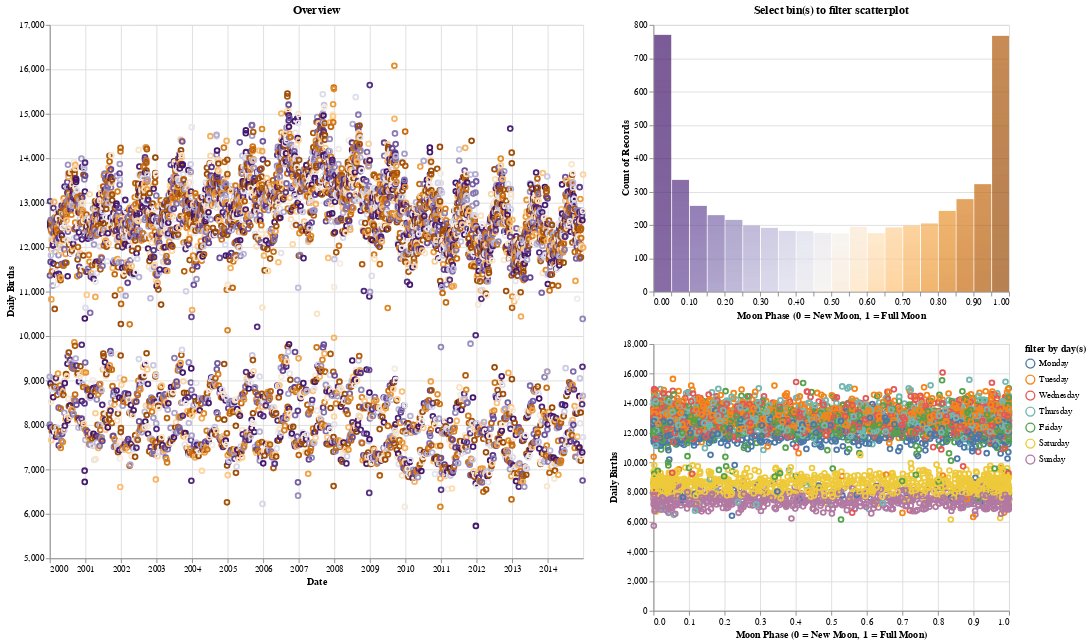

The notebook cell saved with this chart:
### Code cell
# Visualization 2: moon phase vs birth rate
phase_brush = alt.selection_multi(encodings=['x'])
day_selection = alt.selection_multi(fields=['day_of_week'], bind='legend')

phase_scatter = (
    alt.Chart(df)
        .mark_point()
        .encode(
        x = alt.X("iso_date", title="Date"),
        y =alt.Y("births",
                 scale = alt.Scale(domain=(5000,17000)),
                 title="Daily Births"),
        color = alt.Color('moon_phase', legend = None, scale=alt.Scale(scheme='purpleorange', reverse=False)),
        opacity=alt.condition(phase_brush, alt.value(1), alt.value(0.04)),
        tooltip = ["iso_date", "day_of_week", "moon_phase"])
        .properties(width=600, height=600, title="Overview")
        .add_selection(alt.selection_multi())

)

phase_hist = (
    alt.Chart(df)
        .mark_bar()
        .encode(
        x = alt.X("moon_phase",
                  bin = alt.Bin(extent=[0,1], step=.05),
                  title="Moon Phase (0 = New Moon, 1 = Full Moon"),
        y='count()',
        color = alt.Color('moon_phase',
                          scale=alt.Scale(scheme='purpleorange', reverse=False),
                          legend=None))
        .add_selection(phase_brush)
        .properties(title="Select bin(s) to filter scatterplot")
)

phase_vs_births = alt.Chart(df).mark_point().encode(
    x = alt.X("moon_phase", title="Moon Phase (0 = New Moon, 1 = Full Moon)"),
    y = alt.Y("births", title="Daily Births"),
    color = alt.Color("day_of_week",
                      sort=["Monday", "Tuesday", "Wednesday", "Thursday", "Friday", "Saturday", "Sunday"],
                      legend=alt.Legend(title="filter by day(s)")),
    opacity=alt.condition(day_selection, alt.value(1), alt.value(0.1)),
    tooltip = ["iso_date", "moon_phase", "day_of_week"]
).add_selection(day_selection)


phase_scatter | phase_hist & phase_vs_births

### Figure 1 — Vega-Lite specification as saved in the notebook (floating-point values rounded to 4 significant figures; data arrays with more than 128 entries replaced by an {"elided": "..."} marker saying what was removed)
{"config": {"view": {"continuousWidth": 400, "continuousHeight": 300}}, "hconcat": [{"mark": "point", "encoding": {"color": {"type": "quantitative", "field": "moon_phase", "legend": null, "scale": {"reverse": false, "scheme": "purpleorange"}}, "opacity": {"condition": {"value": 1, "selection": "selector003"}, "value": 0.04}, "tooltip": [{"type": "temporal", "field": "iso_date"}, {"type": "nominal", "field": "day_of_week"}, {"type": "quantitative", "field": "moon_phase"}], "x": {"type": "temporal", "field": "iso_date", "title": "Date"}, "y": {"type": "quantitative", "field": "births", "scale": {"domain": [5000, 17000]}, "title": "Daily Births"}}, "height": 600, "selection": {"selector005": {"type": "multi"}}, "title": "Overview", "width": 600}, {"vconcat": [{"mark": "bar", "encoding": {"color": {"type": "quantitative", "field": "moon_phase", "legend": null, "scale": {"reverse": false, "scheme": "purpleorange"}}, "x": {"type": "quantitative", "bin": {"extent": [0, 1], "step": 0.05}, "field": "moon_phase", "title": "Moon Phase (0 = New Moon, 1 = Full Moon"}, "y": {"type": "quantitative", "aggregate": "count"}}, "selection": {"selector003": {"type": "multi", "encodings": ["x"]}}, "title": "Select bin(s) to filter scatterplot"}, {"mark": "point", "encoding": {"color": {"type": "nominal", "field": "day_of_week", "legend": {"title": "filter by day(s)"}, "sort": ["Monday", "Tuesday", "Wednesday", "Thursday", "Friday", "Saturday", "Sunday"]}, "opacity": {"condition": {"value": 1, "selection": "selector004"}, "value": 0.1}, "tooltip": [{"type": "temporal", "field": "iso_date"}, {"type": "quantitative", "field": "moon_phase"}, {"type": "nominal", "field": "day_of_week"}], "x": {"type": "quantitative", "field": "moon_phase", "title": "Moon Phase (0 = New Moon, 1 = Full Moon)"}, "y": {"type": "quantitative", "field": "births", "title": "Daily Births"}}, "selection": {"selector004": {"type": "multi", "fields": ["day_of_week"], "bind": "legend"}}}]}], "data": {"name": "data-4633b718463140179bf4179b2698549b"}, "$schema": "https://vega.github.io/schema/vega-lite/v4.8.1.json", "datasets": {"data-4633b718463140179bf4179b2698549b": {"elided": "5479 records"}}}
